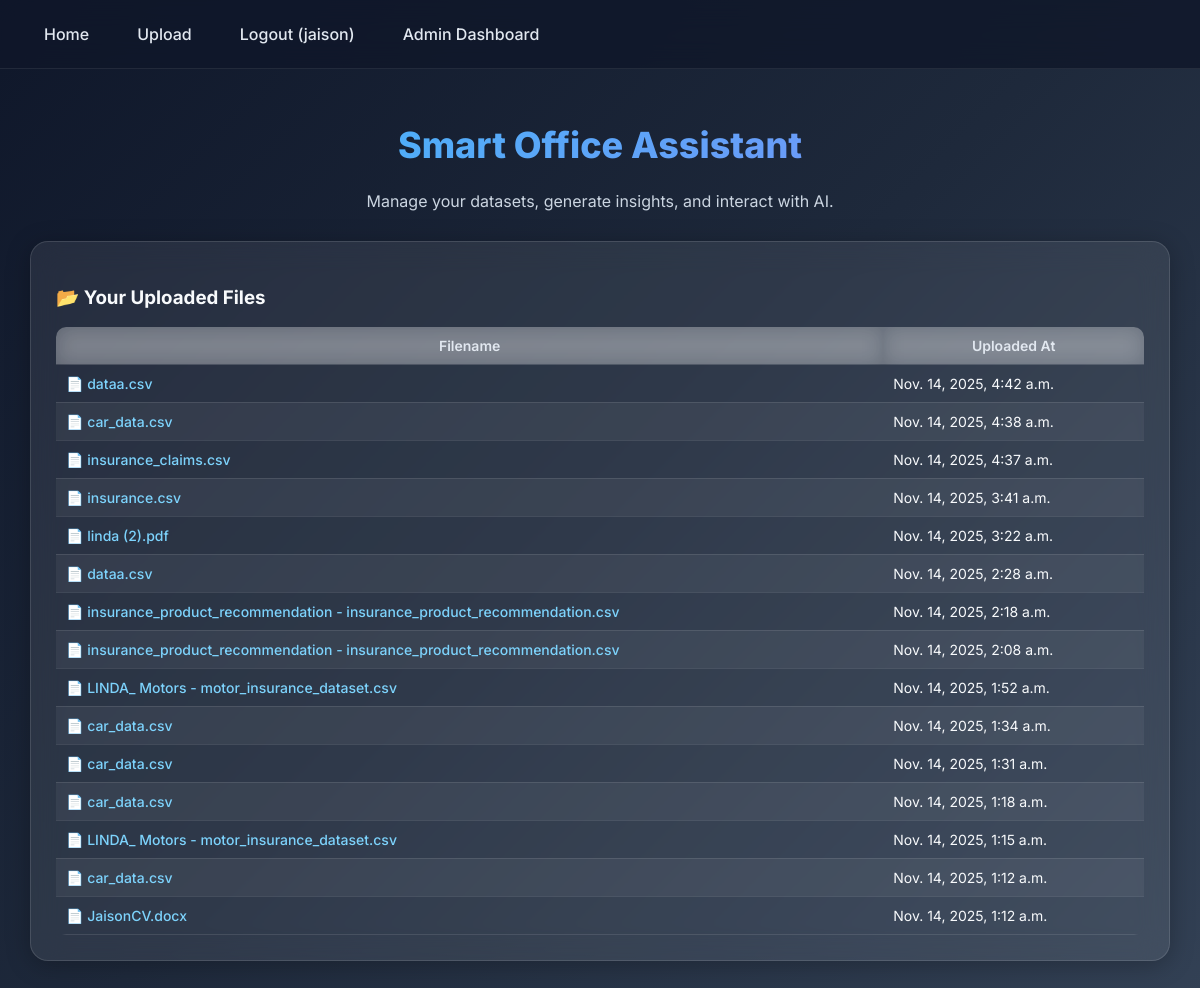
The app's page / (signed in) with its own data.
### core/models.py (models this page shows, shortened)
class UploadedFile(models.Model):
    owner = models.ForeignKey(User, on_delete=models.CASCADE, related_name="uploads")
    file = models.FileField(upload_to="uploads/")
    filename = models.CharField(max_length=512)
    uploaded_at = models.DateTimeField(auto_now_add=True)
    eda_summary = models.JSONField(null=True, blank=True)

### core/views.py (the view)
# urls.py: path("", views.home_view, name="home"),
def home_view(request):
    files = None
    if request.user.is_authenticated:
        files = request.user.uploads.all().order_by("-uploaded_at")
    return render(request, "core/home.html", {"files": files})

### core/templates/core/home.html (shortened to what this page needs)
{% extends "core/base.html" %}
{% load static %}
{% block content %}
<div class="home-header">
    <h1 class="home-title">Smart Office Assistant</h1>
    <p class="home-subtitle">Manage your datasets, generate insights, and interact with AI.</p>
</div>
<div class="card card-files">
{% if user.is_authenticated %}
    <h3 style="margin-bottom:15px;">📂 Your Uploaded Files</h3>
    {% if files %}
        <table class="eda-table">
            <thead>
                <tr>
                    <th>Filename</th>
                    <th>Uploaded At</th>
                </tr>
            </thead>
            <tbody>
            {% for f in files %}
                <tr>
                    <td>
                        <a class="link-file" href="{% url 'core:file_detail' f.pk %}">
                            📄 {{ f.filename }}
                        </a>
                    </td>
                    <td>{{ f.uploaded_at }}</td>
                </tr>
            {% endfor %}
            </tbody>
        </table>
    {% else %}
        <p style="margin-top:14px; font-size:15px;">No uploads yet.</p>
        <a href="{% url 'core:upload' %}">
            <button class="upload-btn">📤 Upload a File</button>
        </a>
    {% endif %}
{% endif %}
</div>
{% endblock %}

### core/templates/core/base.html (shortened to what this page needs)
{% load static %}
<!doctype html>
<html lang="en">
<head>
  <link rel="stylesheet" href="{% static 'css/style.css' %}">
</head>
<body>
  <nav class="nav">
    <a href="{% url 'core:home' %}">Home</a>
    {% if user.is_authenticated %}
      <a href="{% url 'core:upload' %}">Upload</a>
      <a href="{% url 'core:logout' %}">Logout ({{ user.username }})</a>
      {% if user.is_staff %}
        <a href="{% url 'core:admin_dashboard' %}">Admin Dashboard</a>
      {% endif %}
    {% else %}
      <a href="{% url 'core:login' %}">Login</a>
      <a href="{% url 'core:register' %}">Register</a>
    {% endif %}
  </nav>
  <main class="container">
    {% block content %}{% endblock %}
  </main>
</body>
</html>

### static/css/style.css (style rules this page uses)
body { margin: 0; padding: 0; font-family: 'Inter', sans-serif; background: linear-gradient(135deg, #0f172a, #1e293b, #334155); background-attachment: fixed; color: #f8fafc; }
.nav { background: rgba(15, 23, 42, 0.8); backdrop-filter: blur(14px); padding: 16px 30px; display: flex; gap: 20px; align-items: center; border-bottom: 1px solid rgba(255,255,255,0.08); position: sticky; top: 0; z-index: 50; }
.nav a { color: #e2e8f0; text-decoration: none; font-weight: 500; transition: 0.25s; padding: 8px 14px; border-radius: 8px; }
.container { padding: 30px; max-width: 1250px; margin: 0 auto; }
.card { background: rgba(255, 255, 255, 0.10); backdrop-filter: blur(18px); border-radius: 18px; padding: 25px; margin: 20px 0; box-shadow: 0 8px 25px rgba(0,0,0,0.35); border: 1px solid rgba(255,255,255,0.08); transition: 0.3s; }
table { width: 100%; border-collapse: collapse; margin-top: 10px; font-size: 14px; }
table thead { background: rgba(255,255,255,0.12); }
table th, table td { padding: 12px; border-bottom: 1px solid rgba(255,255,255,0.08); }
table tr:nth-child(even) { background: rgba(255,255,255,0.05); }

### core/templates/core/home.html (style rules this page uses)
.home-header { text-align: center; margin-bottom: 30px; animation: fadeIn 0.6s ease; }
.home-title { font-size: 36px; font-weight: 800; background: linear-gradient(135deg, #38bdf8, #818cf8); -webkit-background-clip: text; -webkit-text-fill-color: transparent; }
.home-subtitle { color: #cbd5e1; margin-top: 6px; font-size: 16px; }
.card-files { background: rgba(255,255,255,0.08); padding: 25px; border-radius: 18px; backdrop-filter: blur(15px); border: 1px solid rgba(255,255,255,0.12); box-shadow: 0 4px 25px rgba(0,0,0,0.25); animation: fadeInUp 0.6s ease; }
.eda-table { width: 100%; border-collapse: collapse; margin-top: 18px; border-radius: 10px; overflow: hidden; font-size: 14px; }
.eda-table th { background: rgba(255,255,255,0.15); padding: 10px; backdrop-filter: blur(10px); font-weight: 600; color: #e2e8f0; }
.eda-table td { padding: 10px; border-bottom: 1px solid rgba(255,255,255,0.1); }
.eda-table tr:nth-child(even) { background: rgba(255,255,255,0.05); }
.link-file { color:#7dd3fc; text-decoration: none; font-weight: 500; }

### records on screen
UploadedFile: filename "dataa.csv", uploaded_at "Nov. 14, 2025, 4:42 a.m."
UploadedFile: filename "car_data.csv", uploaded_at "Nov. 14, 2025, 4:38 a.m."
UploadedFile: filename "insurance_claims.csv", uploaded_at "Nov. 14, 2025, 4:37 a.m."
UploadedFile: filename "insurance.csv", uploaded_at "Nov. 14, 2025, 3:41 a.m."
UploadedFile: filename "linda (2).pdf", uploaded_at "Nov. 14, 2025, 3:22 a.m."
UploadedFile: filename "dataa.csv", uploaded_at "Nov. 14, 2025, 2:28 a.m."
UploadedFile: filename "insurance_product_recommendation - insurance_product_recommendation.csv", uploaded_at "Nov. 14, 2025, 2:18 a.m."
UploadedFile: filename "insurance_product_recommendation - insurance_product_recommendation.csv", uploaded_at "Nov. 14, 2025, 2:08 a.m."
UploadedFile: filename "LINDA_ Motors - motor_insurance_dataset.csv", uploaded_at "Nov. 14, 2025, 1:52 a.m."
UploadedFile: filename "car_data.csv", uploaded_at "Nov. 14, 2025, 1:34 a.m."
UploadedFile: filename "car_data.csv", uploaded_at "Nov. 14, 2025, 1:31 a.m."
UploadedFile: filename "car_data.csv", uploaded_at "Nov. 14, 2025, 1:18 a.m."
UploadedFile: filename "LINDA_ Motors - motor_insurance_dataset.csv", uploaded_at "Nov. 14, 2025, 1:15 a.m."
UploadedFile: filename "car_data.csv", uploaded_at "Nov. 14, 2025, 1:12 a.m."
UploadedFile: filename "JaisonCV.docx", uploaded_at "Nov. 14, 2025, 1:12 a.m."

### other values on screen
{{ user.username }} "jaison"
